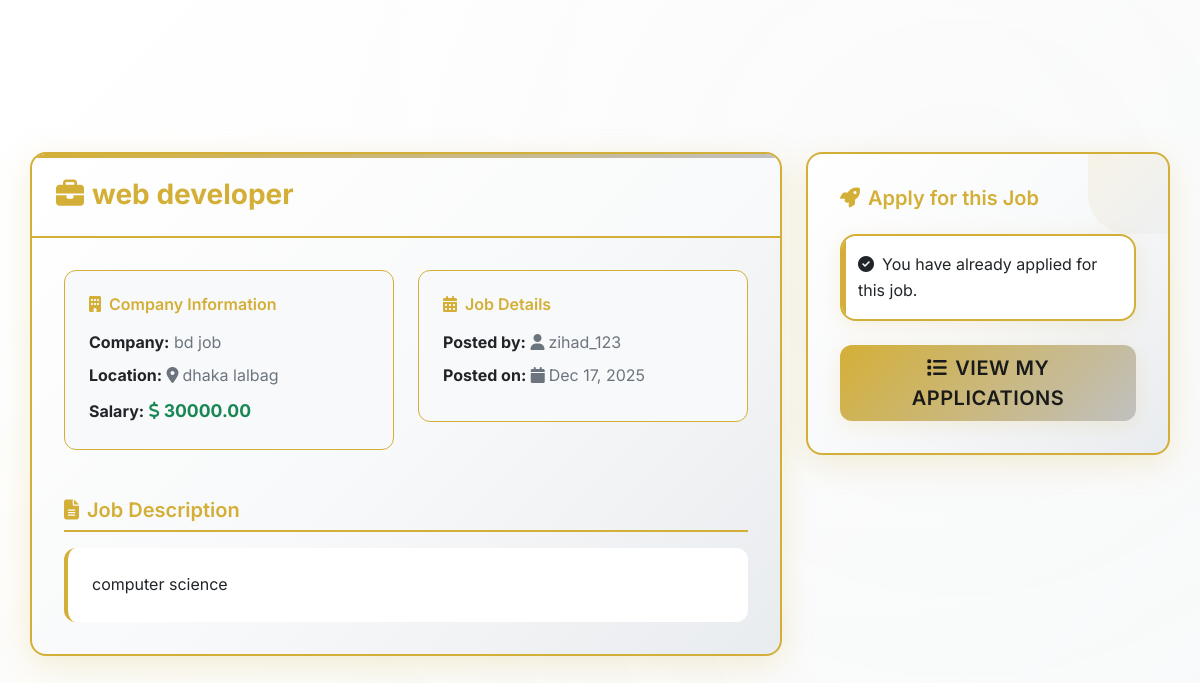
The page /jobs/2/ (signed in) on the database its author committed.
### job_resume/models.py (models this page shows, shortened)
class Job(models.Model):
    STATUS_CHOICES = [
        ('pending', 'Pending Approval'),
        ('approved', 'Approved'),
        ('rejected', 'Rejected'),
    ]
    title = models.CharField(max_length=200)
    description = models.TextField()
    company = models.CharField(max_length=100)
    location = models.CharField(max_length=100)
    salary = models.DecimalField(max_digits=10, decimal_places=2, null=True, blank=True)
    posted_by = models.ForeignKey(User, on_delete=models.CASCADE, related_name='posted_jobs')
    status = models.CharField(max_length=20, choices=STATUS_CHOICES, default='pending')
    created_at = models.DateTimeField(auto_now_add=True)
    updated_at = models.DateTimeField(auto_now=True)

class User(AbstractUser):
    ROLE_CHOICES = [
        ('job_seeker', 'Job Seeker'),
        ('employer', 'Employer'),
        ('admin', 'Admin'),
    ]
    role = models.CharField(max_length=20, choices=ROLE_CHOICES, default='job_seeker')

### job_resume/views.py (the view)
# urls.py: path('jobs/<int:job_id>/', views.job_detail, name='job_detail'),
@login_required
def job_detail(request, job_id):
    job = get_object_or_404(Job, id=job_id)
    has_applied = Application.objects.filter(user=request.user, job=job).exists()
    return render(request, 'job_detail.html', {'job': job, 'has_applied': has_applied})

### job_portal_resume/job_resume/templates/job_detail.html (shortened to what this page needs)
{% extends 'base.html' %}
{% block content %}
<div class="row animate-fade-in-up">
    <div class="col-md-8 animate-slide-in-left">
        <div class="card animate-float" style="border: 2px solid var(--primary-gold); border-radius: var(--border-radius-lg); box-shadow: var(--shadow-lg); position: relative; overflow: hidden;">
            <div style="position: absolute; top: 0; left: 0; right: 0; height: 4px; background: var(--gradient-accent);"></div>
            <div class="card-header animate-slide-in-down" style="background: var(--gradient-bg); border-bottom: 2px solid var(--primary-gold); padding: 1.5rem;">
                <h3 style="color: var(--primary-gold); font-weight: 700; margin: 0;"><i class="fas fa-briefcase me-2"></i>{{ job.title }}</h3>
            </div>
            <div class="card-body" style="padding: 2rem;">
                <div class="row">
                    <div class="col-md-6 animate-slide-in-left animate-delay-1">
                        <div style="background: var(--secondary-bg); padding: 1.5rem; border-radius: var(--border-radius); border: 1px solid var(--primary-gold); margin-bottom: 1rem;">
                            <h6 style="color: var(--primary-gold); font-weight: 600; margin-bottom: 1rem;"><i class="fas fa-building me-2"></i>Company Information</h6>
                            <p style="margin-bottom: 0.5rem;"><strong style="color: var(--text-dark);">Company:</strong> <span style="color: var(--text-muted);">{{ job.company }}</span></p>
                            <p style="margin-bottom: 0.5rem;"><strong style="color: var(--text-dark);">Location:</strong> <span style="color: var(--text-muted);"><i class="fas fa-map-marker-alt me-1"></i>{{ job.location }}</span></p>
                            {% if job.salary %}
                                <p style="margin-bottom: 0;"><strong style="color: var(--text-dark);">Salary:</strong> <span class="text-success fw-bold animate-pulse" style="font-size: 1.1rem;"><i class="fas fa-dollar-sign me-1"></i>{{ job.salary }}</span></p>
                            {% endif %}
                        </div>
                    </div>
                    <div class="col-md-6 animate-slide-in-right animate-delay-1">
                        <div style="background: var(--secondary-bg); padding: 1.5rem; border-radius: var(--border-radius); border: 1px solid var(--primary-gold); margin-bottom: 1rem;">
                            <h6 style="color: var(--primary-gold); font-weight: 600; margin-bottom: 1rem;"><i class="fas fa-calendar-alt me-2"></i>Job Details</h6>
                            <p style="margin-bottom: 0.5rem;"><strong style="color: var(--text-dark);">Posted by:</strong> <span style="color: var(--text-muted);"><i class="fas fa-user me-1"></i>{{ job.posted_by.username }}</span></p>
                            <p style="margin-bottom: 0.5rem;"><strong style="color: var(--text-dark);">Posted on:</strong> <span style="color: var(--text-muted);"><i class="fas fa-calendar me-1"></i>{{ job.created_at|date:"M d, Y" }}</span></p>
                        </div>
                    </div>
                </div>
                <div class="animate-fade-in-up animate-delay-2" style="margin-top: 2rem;">
                    <h5 style="color: var(--primary-gold); font-weight: 600; margin-bottom: 1rem; border-bottom: 2px solid var(--primary-gold); padding-bottom: 0.5rem;"><i class="fas fa-file-alt me-2"></i>Job Description</h5>
                    <div style="background: var(--light-bg); padding: 1.5rem; border-radius: var(--border-radius); border-left: 4px solid var(--primary-gold);">
                        <p style="color: var(--text-dark); line-height: 1.6; margin: 0;">{{ job.description }}</p>
                    </div>
                </div>
            </div>
        </div>
    </div>
    <div class="col-md-4 animate-slide-in-right">
        <div class="card animate-float" style="border: 2px solid var(--primary-gold); border-radius: var(--border-radius-lg); box-shadow: var(--shadow-lg); position: relative; overflow: hidden; margin-bottom: 1.5rem;">
            <div style="position: absolute; top: 0; right: 0; width: 80px; height: 80px; background: var(--gradient-accent); border-radius: 0 0 0 50%; opacity: 0.1;"></div>
            <div class="card-body" style="padding: 2rem; position: relative; z-index: 1;">
                <h5 style="color: var(--primary-gold); font-weight: 600; margin-bottom: 1.5rem;"><i class="fas fa-rocket me-2"></i>Apply for this Job</h5>
                {% if user.is_authenticated %}
                    {% if has_applied %}
                        <div class="alert alert-custom alert-success animate-bounce-in" style="margin-bottom: 1.5rem;">
                            <i class="fas fa-check-circle me-2"></i>You have already applied for this job.
                        </div>
                        <a href="{% url 'job_resume:my_applications' %}" class="btn btn-primary btn-lg animate-glow" style="width: 100%; background: var(--gradient-accent); border: none; font-weight: 600; border-radius: var(--border-radius);">
                            <i class="fas fa-list me-2"></i>View My Applications
                        </a>
                    {% endif %}
                {% else %}
                    <div class="alert alert-custom alert-info animate-fade-in-up" style="margin-bottom: 1.5rem;">
                        <i class="fas fa-info-circle me-2"></i>Please <a href="{% url 'job_resume:login' %}" style="color: var(--primary-gold); font-weight: 600;">login</a> to apply for this job.
                    </div>
                {% endif %}
            </div>
        </div>
    </div>
</div>
{% endblock %}

### job_resume/static/css/style.css (style rules this page uses)
:root { --primary-gold: #d4af37; --secondary-gold: #c0c0c0; --accent-gold: #d4af37; --accent-silver: #c0c0c0; --dark-bg: #1a1a1a; --light-bg: #ffffff; --secondary-light: #f8f9fa; --tertiary-bg: #f1f3f4; --text-dark: #212529; --text-muted: #ffffff; --text-light: #ffffff; --success-green: #28a745; --warning-yellow: #ffc107; --danger-red: #dc3545; --info-blue: #17a2b8; --shadow-sm: 0 2px 4px rgba(212, 175, 55, 0.1); --shadow: 0 4px 20px rgba(212, 175, 55, 0.15); --shadow-lg: 0 8px 32px rgba(212, 175, 55, 0.2); --shadow-hover: 0 6px 25px rgba(212, 175, 55, 0.25); --shadow-glow: 0 0 20px rgba(212, 175, 55, 0.3); --gradient-bg: linear-gradient(135deg, #ffffff 0%, #f8f9fa 100%); --gradient-accent: linear-gradient(135deg, #d4af37 0%, #c0c0c0 100%); --gradient-primary: linear-gradient(135deg, #d4af37 0%, #b8860b 50%, #c0c0c0 100%); --gradient-dark: linear-gradient(135deg, #2c3e50 0%, #34495e 100%); --gradient-card: linear-gradient(135deg, #ffffff 0%, #f8f9fa 50%, #e9ecef 100%); --border-radius-sm: 8px; --border-radius: 12px; --border-radius-lg: 16px; --border-radius-xl: 24px; --border-gold: 1px solid #d4af37; --border-silver: 1px solid #c0c0c0; --transition-fast: all 0.2s ease; --transition: all 0.3s ease; --transition-slow: all 0.5s ease; }
body { font-family: 'Inter', sans-serif; background-color: #ffffff; color: #212529; margin: 0; padding: 0; margin-top: 90px; overflow-x: hidden; }
.card { background-color: #f8f9fa; border: 1px solid #d4af37; border-radius: 15px; box-shadow: 0 4px 20px rgba(212, 175, 55, 0.15); transition: all 0.3s ease; color: #212529 !important; }
.card-header { background: linear-gradient(135deg, #d4af37 0%, #c0c0c0 100%); color: #1a1a1a; border-radius: 15px 15px 0 0 !important; font-weight: 600; }
.btn-primary { background: #d4af37; border: none; color: #1a1a1a; font-weight: 600; box-shadow: 0 4px 20px rgba(212, 175, 55, 0.15); transition: all 0.3s ease; }
.alert { border-radius: 8px; border: 1px solid #d4af37; background-color: #f8f9fa; color: #212529; }
body { font-family: 'Inter', sans-serif; background: linear-gradient(135deg, #ffffff 0%, #f8f9fa 100%); color: #212529; line-height: 1.6; margin: 0; padding: 0; margin-top: 100px; overflow-x: hidden; position: relative; }
body::before { content: ''; position: fixed; top: 0; left: 0; right: 0; bottom: 0; background: radial-gradient(circle at 20% 80%, rgba(212, 175, 55, 0.03) 0%, transparent 50%), radial-gradient(circle at 80% 20%, rgba(192, 192, 192, 0.03) 0%, transparent 50%); pointer-events: none; z-index: -1; }
.card { background: linear-gradient(135deg, #ffffff 0%, #f8f9fa 50%, #e9ecef 100%); border: 1px solid #d4af37; border-radius: 16px; box-shadow: 0 4px 20px rgba(212, 175, 55, 0.15); transition: all 0.3s ease; overflow: hidden; position: relative; color: var(--text-dark) !important; }
.card::before { content: ''; position: absolute; top: 0; left: 0; right: 0; height: 3px; background: linear-gradient(135deg, #d4af37 0%, #c0c0c0 100%); opacity: 0; transition: all 0.3s ease; }
.card .card-body, .card .card-title, .card .card-text, .card p, .card h5 { color: white; }
.card-header { background: linear-gradient(135deg, #d4af37 0%, #c0c0c0 100%); color: #1a1a1a; border-radius: 16px 16px 0 0 !important; font-weight: 600; font-size: 1.1rem; padding: 1rem 1.5rem; border-bottom: none; }
.card-body { padding: 1.5rem; position: relative; }
.btn { border-radius: 12px; font-weight: 600; text-transform: uppercase; letter-spacing: 0.5px; transition: all 0.3s ease; position: relative; overflow: hidden; border: none; }
.btn::before { content: ''; position: absolute; top: 50%; left: 50%; width: 0; height: 0; background: rgba(255, 255, 255, 0.2); border-radius: 50%; transform: translate(-50%, -50%); transition: all 0.3s ease; }
.btn-primary { background: linear-gradient(135deg, #d4af37 0%, #b8860b 50%, #c0c0c0 100%); color: #1a1a1a; box-shadow: 0 4px 20px rgba(212, 175, 55, 0.15); border: 2px solid transparent; }
.animate-pulse { animation: pulse 2s infinite; }
.animate-glow { animation: glow 3s infinite; }
.alert { border-radius: 16px; border: 2px solid; background: #ffffff; color: #212529; box-shadow: 0 4px 20px rgba(212, 175, 55, 0.15); position: relative; overflow: hidden; }
.alert::before { content: ''; position: absolute; top: 0; left: 0; width: 4px; height: 100%; background: #d4af37; }
.alert-success { border-color: #28a745; }
@media (max-width: 1200px) { .card { margin-bottom: 1rem; } }

### rows shown on the page
Job: title "web developer", company "bd job", location "dhaka lalbag", salary "30000.00", posted_by.username "zihad_123", created_at "Dec 17, 2025", description "computer science"
